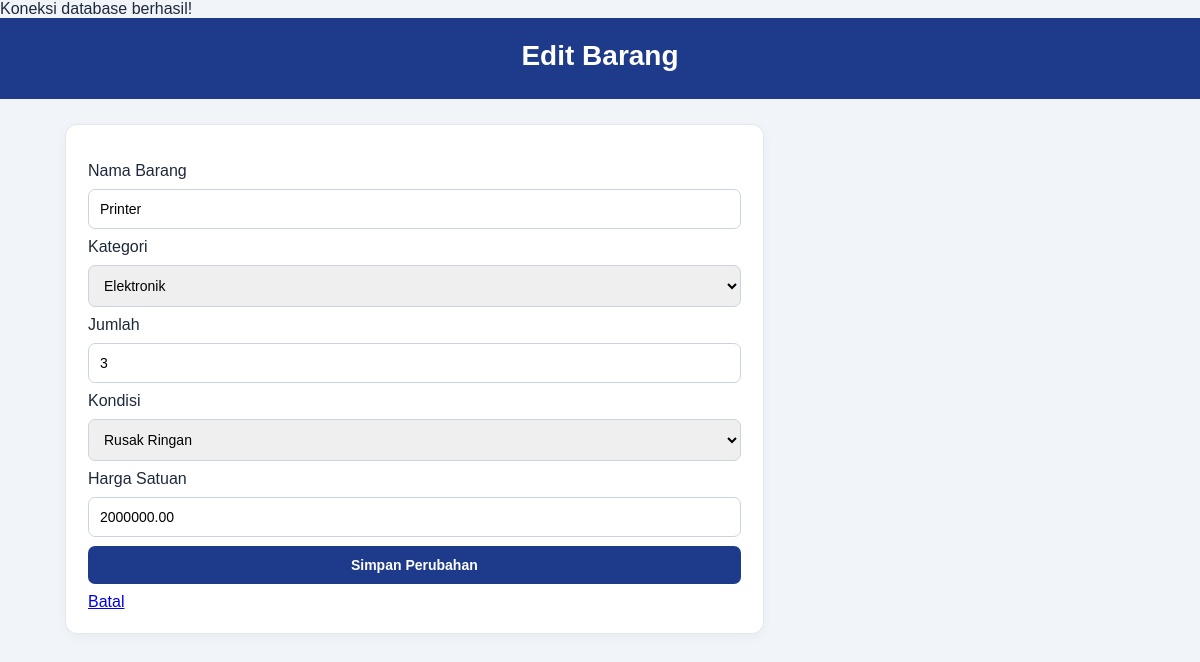
The page /edit.php?kode=BRG-003 (signed in) on the database its author committed.
### tables this page shows
CREATE TABLE `barang` (
  `id_barang` int NOT NULL,
  `kode_barang` varchar(20) NOT NULL,
  `nama_barang` varchar(100) NOT NULL,
  `id_kategori` int NOT NULL,
  `jumlah` int NOT NULL,
  `kondisi` enum('Baik','Rusak Ringan','Rusak Berat') NOT NULL,
  `harga_satuan` decimal(15,2) NOT NULL
);

CREATE TABLE `kategori` (
  `id_kategori` int NOT NULL,
  `nama_kategori` varchar(100) NOT NULL
);

### edit.php (the view, shortened to what this page needs)
<?php
require_once "koneksi.php";
$kode = $_GET["kode"] ?? "";
$stmt = $pdo->prepare("SELECT * FROM barang WHERE kode_barang = ?");
$stmt->execute([$kode]);
$barang = $stmt->fetch();
$kategori = $pdo->query("SELECT * FROM kategori")->fetchAll();
?>
<!DOCTYPE html>
<html lang="id">
<head>
    <link rel="stylesheet" href="style.css">
</head>
<body>
<header>
    <h1>Edit Barang</h1>
</header>
<main>
<section>
    <form method="POST">
        <label>Nama Barang</label>
        <input type="text" name="nama"
            value="<?= htmlspecialchars($barang["nama_barang"]) ?>" required>
        <label>Kategori</label>
        <select name="kategori" required>
            <?php foreach ($kategori as $k): ?>
                <option value="<?= $k["id_kategori"] ?>"
                    <?= $barang["id_kategori"] == $k["id_kategori"] ? "selected" : "" ?>>
                    <?= htmlspecialchars($k["nama_kategori"]) ?>
                </option>
            <?php endforeach; ?>
        </select>
        <label>Jumlah</label>
        <input type="number" name="jumlah"
            value="<?= $barang["jumlah"] ?>" min="1" required>
        <label>Kondisi</label>
        <select name="kondisi">
            <?php foreach (["Baik", "Rusak Ringan", "Rusak Berat"] as $k): ?>
                <option value="<?= $k ?>"
                    <?= $barang["kondisi"] == $k ? "selected" : "" ?>>
                    <?= $k ?>
                </option>
            <?php endforeach; ?>
        </select>
        <label>Harga Satuan</label>
        <input type="number" name="harga_satuan"
            value="<?= $barang["harga_satuan"] ?>" min="0" required>
        <button type="submit">Simpan Perubahan</button>
        <a href="index.php">Batal</a>
    </form>
</section>
</main>
</body>
</html>

### style.css (style rules this page uses)
* { box-sizing: border-box; margin: 0; padding: 0; }
body { font-family: Arial, sans-serif; background: #f1f5f9; color: #1e293b; }
header, footer { background: #1e3a8a; color: white; text-align: center; padding: 22px; }
header h1 { font-size: 28px; margin-bottom: 5px; }
main { max-width: 1100px; margin: 25px auto; padding: 0 15px; display: grid; grid-template-columns: 2fr 1fr; gap: 22px; }
section { background: white; padding: 22px; border: 1px solid #e2e8f0; border-radius: 12px; box-shadow: 0 3px 12px #0000000a; }
form { display: grid; grid-template-columns: 1fr; gap: 9px; margin-top: 15px; }
input, select, button { width: 100%; padding: 11px; border: 1px solid #cbd5e1; border-radius: 7px; font-size: 14px; }
button { background: #1e3a8a; color: white; border: none; font-weight: bold; cursor: pointer; }

### rows shown on the page
barang: nama "Printer", kategori "Elektronik", jumlah "3", kondisi "Rusak Ringan", harga_satuan "2000000.00"
